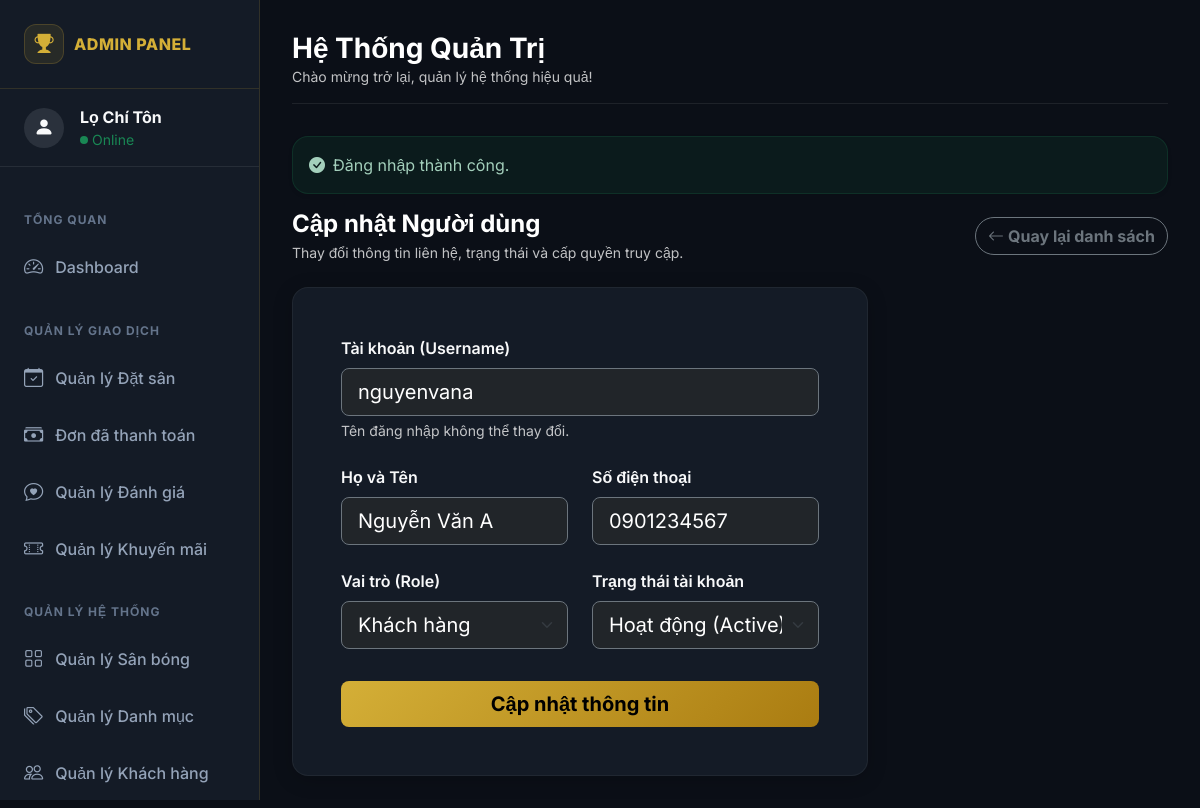
/index.php?controller=user&action=editUser&id=3 (signed in), run on the app's committed database.
### tables this page shows
CREATE TABLE IF NOT EXISTS `users` (
  `id` int NOT NULL AUTO_INCREMENT,
  `username` varchar(50) NOT NULL,
  `password_hash` varchar(255) NOT NULL,
  `fullname` varchar(255) NOT NULL,
  `phone` varchar(20) NOT NULL,
  `role` enum('customer','admin') NOT NULL DEFAULT 'customer',
  `created_at` timestamp NULL DEFAULT CURRENT_TIMESTAMP,
  `status` enum('active','locked') NOT NULL DEFAULT 'active',
  PRIMARY KEY (`id`),
  UNIQUE KEY `username` (`username`)
);

### app/controllers/UserController.php (called while the page is built, shortened)
<?php
require_once dirname(__DIR__) . '/models/User.php';
class UserController {
    private $userModel;
    public function __construct() {
        $this->userModel = new User();
    }
    public function editUser() {
        $id = (int)($_GET['id'] ?? 0);
        $user = $this->userModel->findById($id);
        include dirname(__DIR__) . '/views/layouts/admin_header.php';
        include dirname(__DIR__) . '/views/admin/user_form.php';
        include dirname(__DIR__) . '/views/layouts/admin_footer.php';
    }
}

### app/models/Database.php (called while the page is built)
<?php
class Database {
    private static $instance = null;
    private $conn;
    private function __construct() {
        $host = DB_HOST;
        $db   = DB_NAME;
        $user = DB_USER;
        $pass = DB_PASS;
        $charset = 'utf8mb4';
        $dsn = "mysql:host=$host;dbname=$db;charset=$charset";
        $options = [
            PDO::ATTR_ERRMODE            => PDO::ERRMODE_EXCEPTION,
            PDO::ATTR_DEFAULT_FETCH_MODE => PDO::FETCH_ASSOC,
            PDO::ATTR_EMULATE_PREPARES   => false,
        ];
        try {
            $this->conn = new PDO($dsn, $user, $pass, $options);
        } catch (PDOException $e) {
            throw new PDOException($e->getMessage(), (int)$e->getCode());
        }
    }
    public static function getInstance() {
        if (self::$instance === null) {
            self::$instance = new Database();
        }
        return self::$instance;
    }
    public function getConnection() {
        return $this->conn;
    }
}

### app/models/User.php (called while the page is built, shortened)
<?php
require_once dirname(__DIR__) . '/models/Database.php';
class User {
    private $conn;
    private $table_name = 'users';
    public function __construct() {
        $database = Database::getInstance();
        $this->conn = $database->getConnection();
    }
    public function findById($id) {
        $query = "SELECT id, username, fullname, phone, role, status, password_hash, created_at
                  FROM " . $this->table_name . "
                  WHERE id = ?
                  LIMIT 0,1";
        $stmt = $this->conn->prepare($query);
        $stmt->execute([$id]);
        return $stmt->fetch();
    }
}

### app/views/admin/user_form.php (the view, shortened to what this page needs)
<div class="d-flex flex-wrap align-items-center justify-content-between gap-2 mb-4">
    <div>
        <h4 class="fw-bold text-white mb-1">Cập nhật Người dùng</h4>
        <div class="text-muted small">Thay đổi thông tin liên hệ, trạng thái và cấp quyền truy cập.</div>
    </div>
    <a class="btn btn-outline-secondary rounded-pill fw-bold" href="<?= BASE_URL ?>index.php?controller=user&action=users">
        <i class="bi bi-arrow-left me-1"></i>Quay lại danh sách
    </a>
</div>
<div class="row">
    <div class="col-lg-8">
        <div class="admin-card p-4 p-md-5">
            <form method="POST" action="<?= BASE_URL ?>index.php?controller=user&action=editUser&id=<?= $user['id'] ?>">
                <div class="mb-4">
                    <label class="form-label fw-semibold text-light">Tài khoản (Username)</label>
                    <input class="form-control form-control-lg rounded-3 bg-dark text-white border-secondary" type="text" value="<?= htmlspecialchars($user['username'] ?? '', ENT_QUOTES, 'UTF-8') ?>" disabled>
                    <div class="form-text text-muted">Tên đăng nhập không thể thay đổi.</div>
                </div>
                <div class="row g-4 mb-4">
                    <div class="col-md-6">
                        <label class="form-label fw-semibold text-light">Họ và Tên</label>
                        <input class="form-control form-control-lg rounded-3 bg-dark text-white border-secondary" type="text" name="fullname" value="<?= htmlspecialchars($user['fullname'] ?? '', ENT_QUOTES, 'UTF-8') ?>" required>
                    </div>
                    <div class="col-md-6">
                        <label class="form-label fw-semibold text-light">Số điện thoại</label>
                        <input class="form-control form-control-lg rounded-3 bg-dark text-white border-secondary" type="text" name="phone" value="<?= htmlspecialchars($user['phone'] ?? '', ENT_QUOTES, 'UTF-8') ?>" required>
                    </div>
                </div>
                <div class="row g-4 mb-4">
                    <div class="col-md-6">
                        <label class="form-label fw-semibold text-light">Vai trò (Role)</label>
                        <select class="form-select form-select-lg rounded-3 bg-dark text-white border-secondary" name="role" required>
                            <option value="customer" <?= ($user['role'] === 'customer') ? 'selected' : '' ?>>Khách hàng</option>
                        </select>
                    </div>
                    <div class="col-md-6">
                        <label class="form-label fw-semibold text-light">Trạng thái tài khoản</label>
                        <select class="form-select form-select-lg rounded-3 bg-dark text-white border-secondary" name="status" required>
                            <option value="active" <?= ($user['status'] === 'active') ? 'selected' : '' ?>>Hoạt động (Active)</option>
                        </select>
                    </div>
                </div>
                <button class="btn btn-gold btn-lg w-100 fw-bold rounded-3 mt-2" type="submit">
                    Cập nhật thông tin
                </button>
            </form>
        </div>
    </div>
</div>

### app/views/layouts/admin_header.php (style rules this page uses)
:root { --dark-bg: #0b0f17; --card-bg: #141b26; --gold: #d4af37; --gold-hover: #f3e5ab; --sidebar-width: 260px; }
body { font-family: 'Inter', sans-serif; background: var(--dark-bg); color: #ffffff; overflow-x: hidden; }
.text-muted { color: rgba(255, 255, 255, 0.75) !important; }
.admin-card { background-color: var(--card-bg); border: 1px solid rgba(255, 255, 255, 0.05); border-radius: 16px; box-shadow: 0 4px 20px rgba(0, 0, 0, 0.2); }
.btn-gold { background: linear-gradient(135deg, #d4af37, #aa7c11); color: #000 !important; border: none; font-weight: 800; transition: all 0.3s ease; }

### data on the page
users: username "nguyenvana", fullname "Nguyễn Văn A", phone "0901234567", role "Khách hàng", status "Hoạt động (Active)"

### other printed values
$_SESSION['user']['fullname'] "Lọ Chí Tôn"
$flashSuccess "Đăng nhập thành công."
